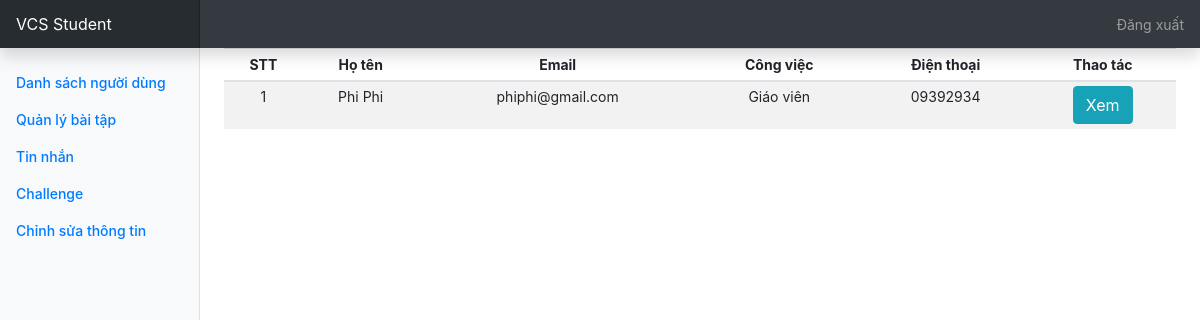
The page /student_dasboard.php on the database as committed earlier.
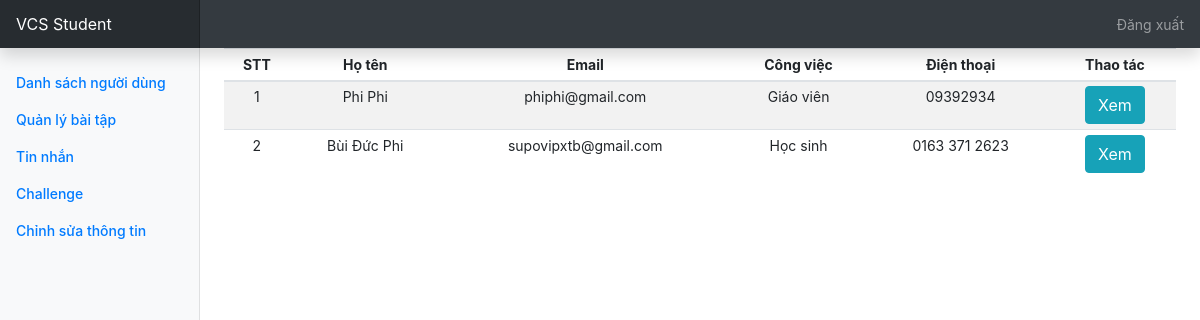
The same page on the database as committed later.
### tables this page shows
CREATE TABLE `user` (
  `id` int(11) NOT NULL,
  `username` varchar(100) NOT NULL,
  `password` varchar(100) NOT NULL,
  `name` varchar(100) NOT NULL,
  `email` varchar(150) NOT NULL,
  `telephone` varchar(100) NOT NULL,
  `usertype` varchar(5) NOT NULL,
  `created_at` datetime NOT NULL
);

### student_dasboard.php (the view, shortened to what this page needs)
<?php
include 'config.php';
$data = array();
$count=0;
$qr = mysqli_query($con, "select * from user");
while ($row = mysqli_fetch_assoc($qr)) {
	array_push($data, $row);
}
?>
<!DOCTYPE html>
<html>
<head>
    <link rel="stylesheet" href="https://stackpath.bootstrapcdn.com/bootstrap/4.5.2/css/bootstrap.min.css">
    <link href="dashboard.css" rel="stylesheet">
</head>
<body>
    <nav class="navbar navbar-dark sticky-top bg-dark flex-md-nowrap p-0 shadow">
        <a class="navbar-brand col-md-3 col-lg-2 mr-0 px-3" href="teacher_dasboard.php">VCS Student</a>
        <ul class="navbar-nav px-3">
            <li class="nav-item text-nowrap">
                <a class="nav-link" href="logout.php">Đăng xuất</a>
            </li>
        </ul>
    </nav>
    <div class="container-fluid">
        <div class="row">
            <?php include 'student_menu.php'?>
            <main role="main" class="col-md-9 ml-sm-auto col-lg-10 px-md-4">
                <div class="table-responsive">
                    <table class="table table-striped table-sm" style="text-align: center;">
                        <thead>
                            <tr>
                                <th>STT</th>
                                <th>Họ tên</th>
                                <th>Email</th>
                                <th>Công việc</th>
                                <th>Điện thoại</th>
                                <th>Thao tác</th>
                            </tr>
                        </thead>
                        <tbody>
                            <?php
							foreach ($data as $d) {
							?>
                            <tr>
                                <td><?php echo ++$count; ?></td>
                                <td><?php echo $d['name']; ?></td>
                                <td><?php echo $d['email']; ?></td>
                                <td>
                                    <?php if ($d['usertype'] == '1') {
											echo "Giáo viên";
										} else {
											echo "Học sinh";
										} ?>
                                </td>
                                <td><?php echo $d['telephone']; ?></td>
                                <td><a class="btn btn-info" href="view_info.php?id=<?php echo $d['id']; ?>">
                                        Xem</a>
                                </td>
                            </tr>
                            <?php
							}
							?>
                        </tbody>
                    </table>
                </div>
            </main>
        </div>
    </div>
</body>
</html>

Rows that differ between the two databases and show on the page:
added user: name "Bùi Đức Phi", email "supovipxtb@gmail.com", usertype "Học sinh", telephone "0163 371 2623"
